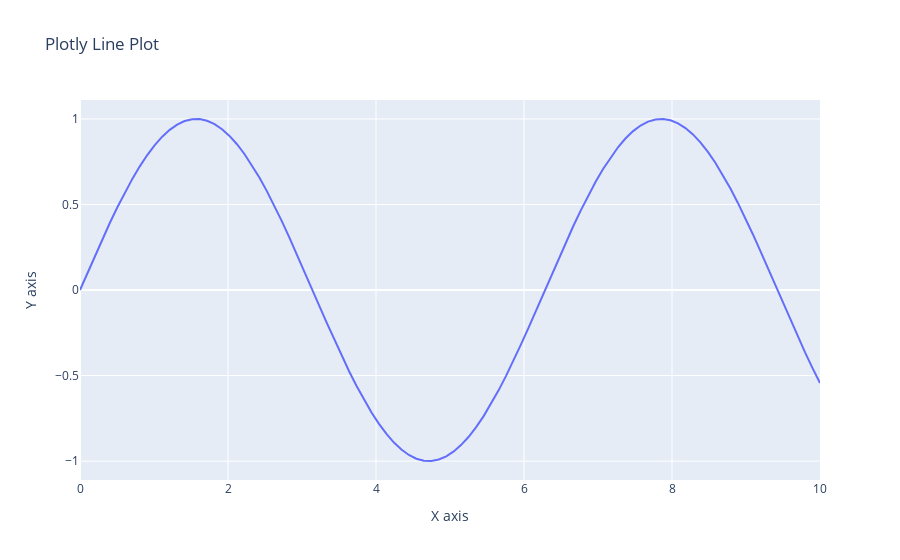

The notebook cell this image was saved under:
### Markdown cell above
Plotly

### Code cell
df = pd.DataFrame({'X': x, 'Y': y})
fig = px.line(df, 'X', 'Y', title= 'Plotly Line Plot', labels={'X':'X axis', 'Y': 'Y axis'})
fig.show()
